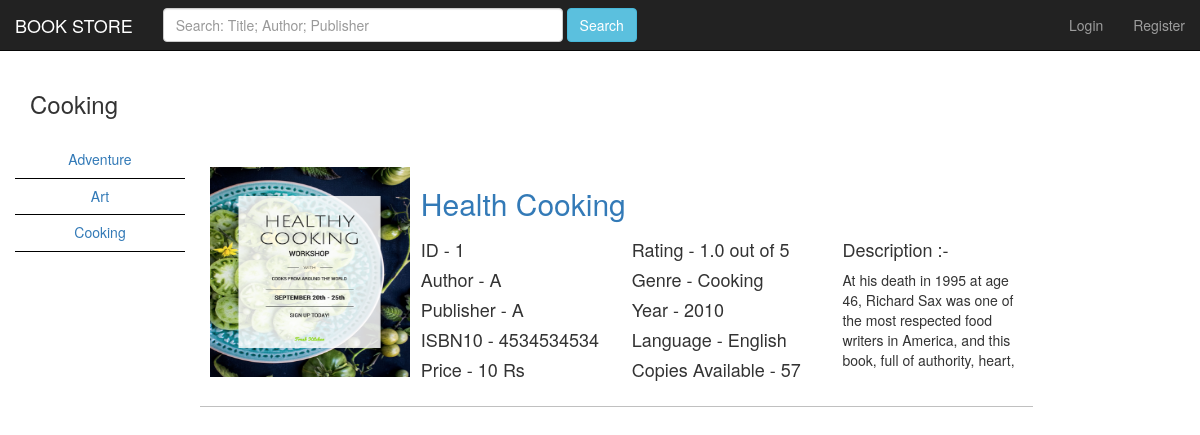
The app's page /cate/1 with its own data.
### books/models.py (models this page shows, shortened)
class Categories(models.Model):
    category_name = models.CharField(max_length=100)
    category_image = models.ImageField(upload_to='')
    category_status = models.CharField(max_length=20,default='on')
    class Meta:
        verbose_name_plural = 'Categories'

class Books(models.Model):
    book_title = models.CharField(max_length=100)
    book_provider_mail = models.EmailField()
    book_isbn10 = models.CharField(max_length=10)
    book_author = models.CharField(max_length=20)
    book_publisher = models.CharField(max_length=20)
    book_copies = models.IntegerField()
    book_price = models.IntegerField()
    book_description = models.TextField()
    book_language = models.CharField(max_length=20)
    book_year = models.CharField(max_length=4)
    book_image = models.ImageField(upload_to='', blank=True)
    book_category = models.TextField(max_length=50)
    book_rating = models.FloatField(default=0.0)
    class Meta:
        verbose_name_plural = 'Books'

### books/views.py (the view)
# urls.py: url(r'^cate/(?P<prod_id>[0-9]+)', views.cate, name='cate'),
def cate(request, prod_id):
    template = loader.get_template('cate.html')
    context = {'mess': "",'tfmess': 'False'}
    val = 0
    if request.session.has_key('user_mail'):
        context['user_mail'] = user_mail = request.session['user_mail']
        context['tfmess'] = 'True'
    context['cn'] = cn = Categories.objects.get(id=prod_id)
    context['cobj'] = cobj = Categories.objects.order_by('category_name')
    context['bobj'] = bobj = Books.objects.all()
    for x in bobj:
        if x.book_category == cn.category_name:
            val = 1
    if val == 0:
        context['mess'] = 'No books Available'
    return HttpResponse(template.render(context, request))

### templates/cate.html (shortened to what this page needs)
{% extends 'base.html' %}
{% load static %}
{% block base_body %}
<div class="container-fluid">
    <div class="row container"><div class="col-sm-12"><h3>{{ cn.category_name }}</h3></div></div>
    <div class="row">
        <div class="col-sm-2" style="padding: 15px; text-align: center;">
            {% for x in cobj %}
                <div style="border-bottom: 1px solid #000000 ">
                    <h5><a href="{% url 'cate' prod_id=x.id %}">{{ x.category_name }}</a></h5>
                </div>
            {% endfor %}
        </div>
        <div class="col-sm-10">
            {% for x in bobj %}
                 {% if x.book_category == cn.category_name %}
            <div class="row">
                <div class="col-sm-10" style="padding:10px; margin-top: 10px; border-bottom:1px solid #C0C0C0; height:250px">
                    <div class="row">
                        <div class="col-sm-3"  style=" height: 210px; background-repeat:no-repeat; background-size:cover;">
                            <img src="../..{{ x.book_image.url }}" style=" height: 210px; width:200px;" alt="image"/>
                        </div>
                        <div class="col-sm-9">
                            <div class="row">
                                <div class="col-sm-12">
                                    <a href="{% url 'sprod' prod_id=x.id %}"><h2>{{ x.book_title }}</h2></a>
                                </div>
                            </div>
                            <div class="row">
                                <div class="col-sm-4">
                                    <h4>ID - {{ x.id }}</h4>
                                    <h4>Author - {{ x.book_author }}</h4>
                                    <h4>Publisher - {{ x.book_publisher }}</h4>
                                    <h4>ISBN10 - {{ x.book_isbn10 }}</h4>
                                    <h4>Price - {{ x.book_price }} Rs</h4>
                                </div>
                                <div class="col-sm-4">
                                    <h4>Rating - {{ x.book_rating }} out of 5</h4>
                                    <h4>Genre - {{ x.book_category }}</h4>
                                    <h4>Year - {{ x.book_year }}</h4>
                                    <h4>Language - {{ x.book_language }}</h4>
                                    <h4>Copies Available - {{ x.book_copies }}</h4>
                                </div>
                                <div class="col-sm-4">
                                    <h4>Description :- </h4>
                                    <div style="overflow-y: scroll; height:100px;" >
                                        <p>{{ x.book_description }}</p>
                                    </div>
                                </div>
                            </div>
                    </div>
                </div>
                </div>
            </div>
                {% endif %}
            {% endfor %}
        </div>
    </div>
</div>
{% endblock %}

### records on screen
Categories: category_name "Cooking"
Categories: category_name "Adventure"
Categories: category_name "Art"
Books: book_image (picture), book_title "Health Cooking", id "1", book_author "A", book_publisher "A", book_isbn10 "4534534534", book_price "10", book_rating "1.0", book_category "Cooking", book_year "2010", book_language "English", book_copies "57", book_description "At his death in 1995 at age 46, Richard Sax was one of the most respected food writers in America, and this book, full of authority, heart,…"
